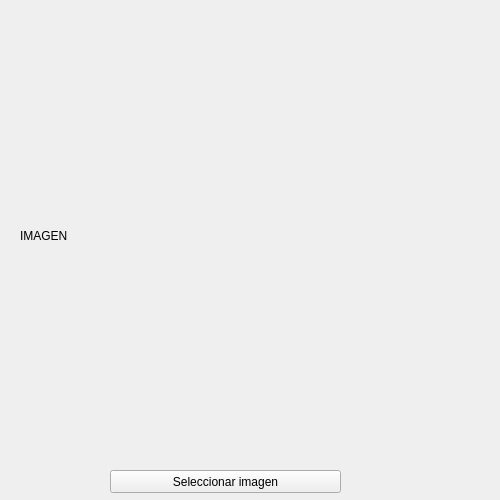
<?xml version="1.0" encoding="UTF-8"?>
<ui version="4.0">
 <class>Widget</class>
 <widget class="QWidget" name="Widget">
  <property name="geometry">
   <rect>
    <x>0</x>
    <y>0</y>
    <width>500</width>
    <height>500</height>
   </rect>
  </property>
  <property name="windowTitle">
   <string>Widget</string>
  </property>
  <widget class="QPushButton" name="pushButton">
   <property name="geometry">
    <rect>
     <x>110</x>
     <y>470</y>
     <width>231</width>
     <height>23</height>
    </rect>
   </property>
   <property name="text">
    <string>Seleccionar imagen</string>
   </property>
  </widget>
  <widget class="QLabel" name="label">
   <property name="geometry">
    <rect>
     <x>20</x>
     <y>20</y>
     <width>461</width>
     <height>431</height>
    </rect>
   </property>
   <property name="text">
    <string>IMAGEN</string>
   </property>
   <property name="scaledContents">
    <bool>true</bool>
   </property>
  </widget>
 </widget>
 <resources/>
 <connections/>
</ui>
